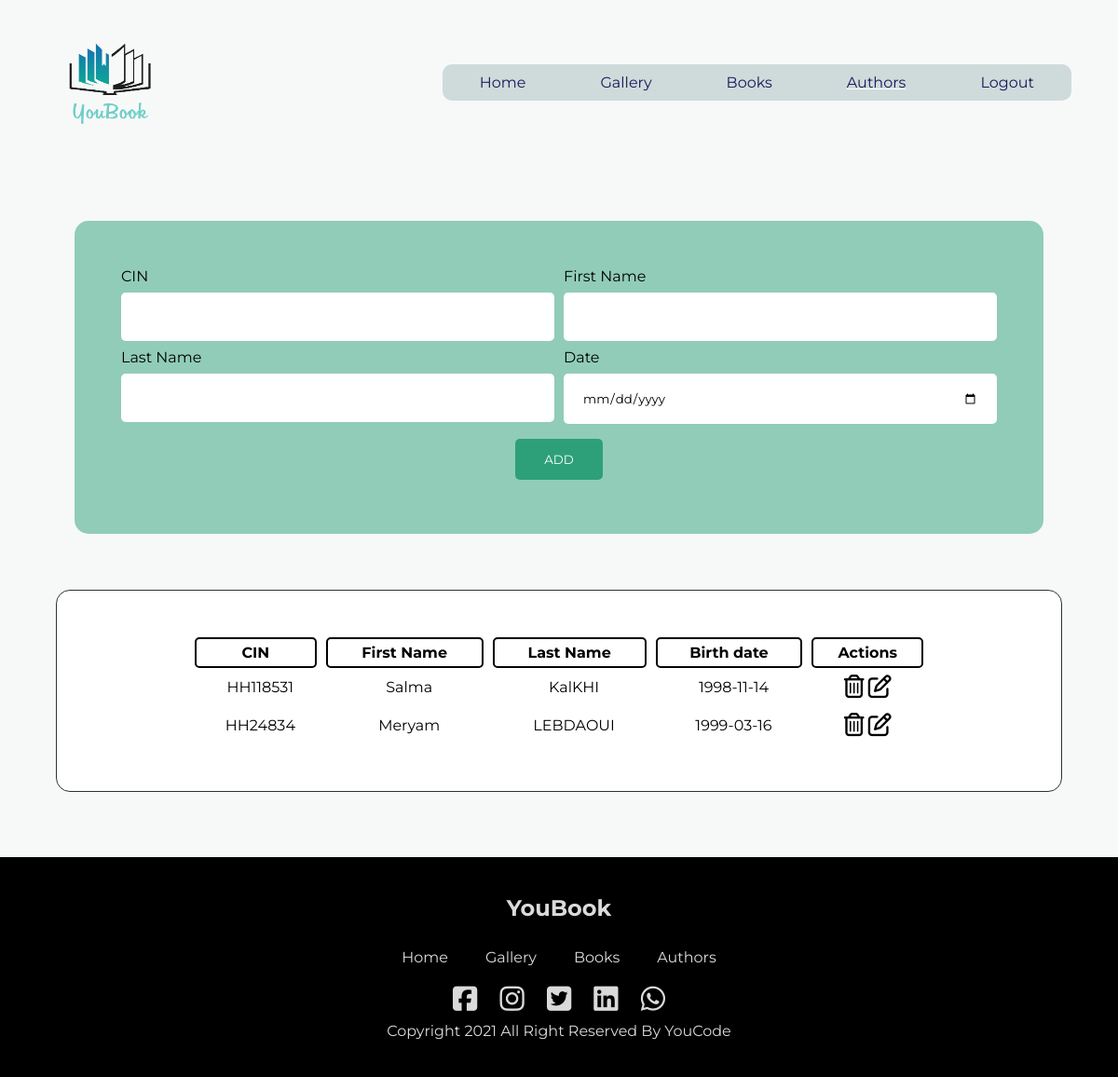
The page /author.php (signed in) on the database its author committed.
### tables this page shows
CREATE TABLE `authors` (
  `cin` varchar(11) NOT NULL,
  `Lname` varchar(25) DEFAULT NULL,
  `Fname` varchar(25) DEFAULT NULL,
  `birthDate` date DEFAULT NULL
);

### author.php (the view, shortened to what this page needs)
<html lang="en">
<head>
    <link rel="stylesheet" href="https://cdnjs.cloudflare.com/ajax/libs/font-awesome/5.15.2/css/all.min.css" />
    <link rel="stylesheet" href="style.css">
</head>
<body>
        <header>
        <a href="index.php"><img src="images/logo.png" alt="#"></a>
        <ul>
            <li><a href="index.php">Home</a></li>
            <li><a href="library.php">Gallery</a></li>
            <li><a href="books.php">Books</a></li>
            <li class="active"><a href="author.php">Authors</a></li>
            <?php
            if(empty($_SESSION['pseudo'])){
                echo "<li class='log'><a href='login.php' >Login</a></li>";
            }else{
                echo "<li><a href='logOut.php'>Logout</a></li>";
            }
            ?>
        </ul>
    </header>
 <div class="form">
    <form action="engin.php" method="POST">
        <div class="one">
            <div>
                <label for="name">CIN</label>
                <input type="text" name="cin">
            </div>
            <div>
                <label for="name">First Name</label>
                <input type="text" name="Fname">
            </div>
        </div>
        <div class="one">
            <div>
                <label for="name">Last Name</label>
                <input type="text" name="Lname">
            </div>
        <div>
                <label for="name">Date</label>
                <input type="date" name="birthDate">
        </div>
    </div>
    <div style="text-align:center;">
        <input type="submit" value="ADD" name="add">
    </div>
    </form>
    </div>
<div class="table-container">
    <table>
        <tr>
            <th><h4>CIN</h4></th>
            <th><h4>First Name</h4></th>
            <th><h4>Last Name</h4></th>
            <th><h4>Birth date</h4></th>
            <th><h4>Actions</h4></th>
        </tr>
    <?php
        include "connection.php";
        $select="SELECT * FROM `authors`";
        $test=mysqli_query($connection,$select);
        while($row=$test->fetch_assoc()){
            echo "<tr>
                    <td>".$row['cin']."</td>
                    <td>".$row['Fname']."</td>
                    <td>".$row['Lname']."</td>
                    <td>".$row['birthDate']."</td>
                    <td><a href='engin.php?cin=".$row['cin']."' name='delete'><i class='far fa-trash-alt'></i></a>
                    <a href='update.php?cin=".$row['cin']."'><i class='far fa-edit'></i></a></td>
                    </tr>
                    ";
        }
    ?>
    </table>
    </div>
<footer>
        <div >
            <div class="contact">
                <h2>You<strong class="black"></strong>Book</strong></h2>
                <br>
            </div>
            <div>
                <ul>
                    <li>Home</li>
                    <li>Gallery</li>
                    <li>Books</li>
                    <li>Authors</li>
                </ul>
            </div>
            <i class="fab fa-facebook-square"></i>
            <i class="fab fa-instagram"></i>
            <i class="fab fa-twitter-square"></i>
            <i class="fab fa-linkedin"></i>
            <i class="fab fa-whatsapp"></i>
            <div class="copyright">
                <div class="container">
                   <p>Copyright 2021  All Right Reserved By YouCode</p>
                </div>
             </div>
        </div>
    </footer>
</body>
</html>

### style.css (style rules this page uses)
* { padding: 0; margin: 0; font-family: "Montserrat"; -webkit-box-sizing: border-box; box-sizing: border-box; }
header { display: -webkit-box; display: -ms-flexbox; display: flex; -webkit-box-align: center; -ms-flex-align: center; align-items: center; -webkit-box-pack: justify; -ms-flex-pack: justify; justify-content: space-between; padding: 30px 50px; }
header img { width: 130px; }
header ul { list-style: none; margin: 0; padding: 0; overflow: hidden; display: -webkit-box; display: -ms-flexbox; display: flex; background-color: #cedbda; border-radius: 10px; }
header li a { display: block; text-align: center; padding: 10px 40px; text-decoration: none; color: #19185c; }
header .active { text-decoration: underline; -webkit-text-decoration-color: white; text-decoration-color: white; }
body { background-color: #f7f9f9; }
footer { margin: 0 auto; padding: 40px 70px; background-color: #000; color: #dadada; text-align: center; }
footer ul { list-style-type: none; margin: 0; padding: 0; overflow: hidden; -webkit-box-pack: center; -ms-flex-pack: center; justify-content: center; display: -webkit-box; display: -ms-flexbox; display: flex; }
footer li { display: block; text-align: center; padding: 10px 20px; text-decoration: none; }
footer i { padding: 10px 10px; font-size: 30px; }
.one { display: -webkit-box; display: -ms-flexbox; display: flex; gap: 10px; }
.one > div { width: 100%; }
.form { border-radius: 15px; background-color: #2DA07A80; padding: 50px; margin: 60px 80px; }
.form label { display: block; }
.form input[type="text"] { width: 100%; padding: 18px 20px; margin: 8px 0; -webkit-box-sizing: border-box; box-sizing: border-box; border-radius: 5px; outline: none; border: none; }
.form input[type="date"], .form select, .form input[type="number"] { width: 100%; padding: 18px 20px; margin: 8px 0; -webkit-box-sizing: border-box; box-sizing: border-box; border-radius: 5px; border: none; outline: none; }
.form input[type="submit"] { width: 10%; background-color: #2da07a; color: white; padding: 14px 20px; margin: 8px 0; border: none; border-radius: 5px; cursor: pointer; -webkit-box-pack: center; -ms-flex-pack: center; justify-content: center; }
.table-container { background-color: white; padding: 50px; margin: 0 auto; width: 90%; border: 1px solid #313131; border-radius: 15px; margin-bottom: 70px; }
.table-container table { border-collapse: collapse; margin: 0 auto; width: 80%; }
.table-container table th h4 { padding: 5px; border-radius: 5px; border: 2px solid black; margin-right: 10px; }
.table-container table th:last-child h4 { margin-right: 0; }
.table-container table td { padding: 8px; text-align: center; }
.table-container i { font-size: 25px; color: black; }

### rows shown on the page
authors: cin "HH118531", Fname "Salma", Lname "KalKHI", birthDate "1998-11-14"
authors: cin "HH24834", Fname "Meryam", Lname "LEBDAOUI", birthDate "1999-03-16"
